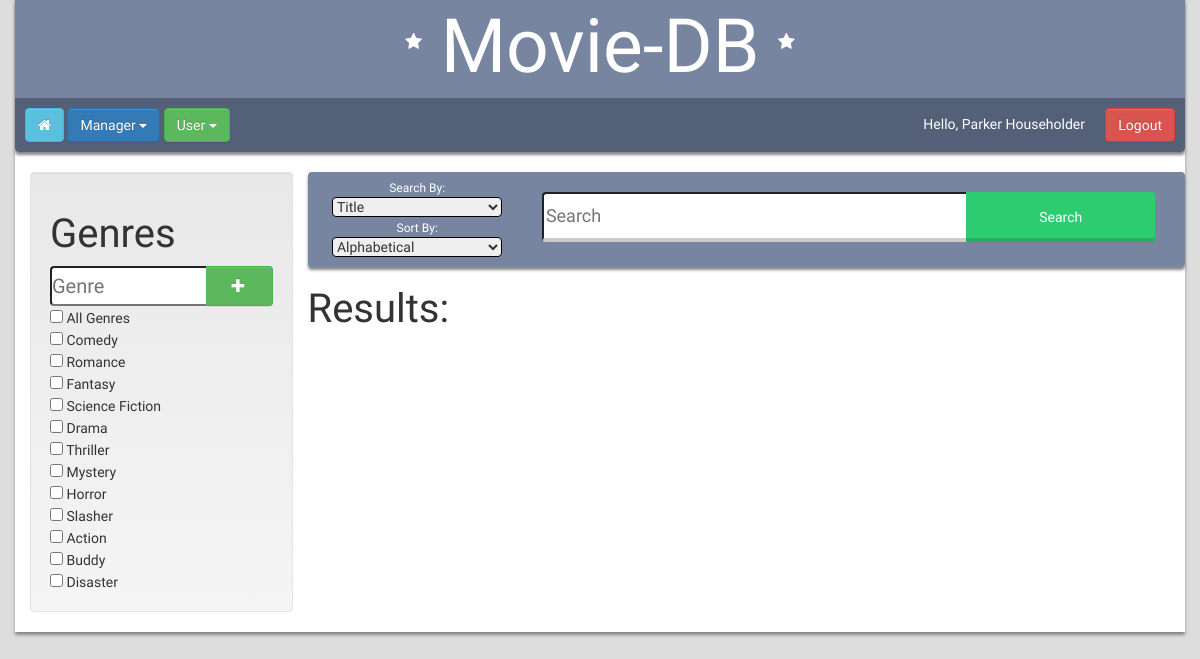
The app's page /pages/main_page.php (signed in) with its own data.
### tables this page shows
CREATE TABLE GENRE
(
  genre_id int NOT NULL AUTO_INCREMENT,
  genre varchar(64) NOT NULL,
  PRIMARY KEY (genre_id)
);

### functions/session.php (called while the page is built, shortened)
<?php
  if($_SESSION['logged_in'] != true){
    header("location: ../login.php");
  }
  else {
    $first_name = $_SESSION['first_name'];
    $last_name = $_SESSION['last_name'];
    $admin_tag = $_SESSION['admin_tag'];
  }
?>

### pages/main_page.php (the view, shortened to what this page needs)
<!DOCTYPE html>
<html>
  <head>
    <link rel="stylesheet" href="https://maxcdn.bootstrapcdn.com/bootstrap/3.3.7/css/bootstrap-theme.min.css">
    <link rel="stylesheet" href="https://maxcdn.bootstrapcdn.com/bootstrap/3.3.7/css/bootstrap.min.css">
    <link rel="stylesheet" href="../fonts/font-awesome/css/font-awesome.min.css">
    <link rel="stylesheet" href="../css/main.css" type="text/css">
    <link rel="stylesheet" href="../css/main_page.css" type="text/css">
    <?php
      include '../functions/session.php';
    ?>
  </head>
<body>
  <div id="main-page" class="container">
    <div class="row shadow">
      <div class="main-page-title">
        <h1>
          <i class="fa fa-star" aria-hidden="true"></i>
          Movie-DB
          <i class="fa fa-star" aria-hidden="true"></i>
        </h1>
      </div>
      <div id="tool-bar">
        <a href="home_page.php"><button class="btn btn-info"><i class="fa fa-home" aria-hidden="true"></i></button></a>
        <?php
          if($admin_tag == 1){
            echo
             '<div class="dropdown">
                <button class="btn btn-primary dropdown-toggle" type="button" data-toggle="dropdown">
                  Manager
                  <span class="caret"></span>
                </button>
                <ul class="dropdown-menu">
                  <li><a href="users_page.php">View Users</a></li>
                  <li><a href="crews_page.php">View Crews</a></li>
                  <li><a href="add_page.php">Add a Movie</a></li>
                </ul>
              </div>';
          }
        ?>
        <div class="dropdown">
          <button class="btn btn-success dropdown-toggle" type="button" data-toggle="dropdown">
            User
            <span class="caret"></span>
          </button>
        </div>
        <span class="greeting"><?php echo 'Hello, ' . $first_name . ' ' . $last_name; ?></span>
        <button type="button" class="btn btn-danger logout"><a href="../login.php">Logout</a></button>
      </div>
    </div>
    <div class= "row page-content">
      <div class = "col-sm-3">
        <div class="well">
          <h1> Genres </h1>
          <?php
            if($admin_tag){
              echo '<form method="post" action="../functions/add_genre.php">
              <div class="genre-form">
                <input class="add-genre-text" type="text" name="genre" placeholder="Genre" required>
                <button type="submit" class="add-genre btn btn-success"><span class="glyphicon glyphicon-plus"></span></button>
              </div>
              </form>';
            }
          ?>
          <form method="get" action="">
            <?php
              include '../functions/connection.php';
              $genre_input_query = $mysqli->query("SELECT * FROM GENRE");
              echo '<input type="checkbox" onClick="toggle(this);"> All Genres<br>';
              while($current_row = $genre_input_query->fetch_assoc()){
                $i_genre = $current_row['genre'];
                echo '<input type="checkbox" name="genre[]" value="' . $i_genre . '"> ' . $i_genre . '<br>';
              }
            ?>
          </div>
      </div>
        <div class="col-sm-9 search-window">
          <div class="row search-bar">
              <div class="col-xs-3 search-options">
                <span class="small-title">Search By:</span>
                <select name="option">
                  <option>Title</option>
                </select>
                <span class="small-title">Sort By:</span>
                <select name="sorting-option">
                  <option>Alphabetical</option>
                </select>
              </div>
              <div class="col-xs-9 form-input">
                <div class="text-and-button">
                  <input placeholder="Search" name="search" type="text">
                  <input type="submit" name="submit" value="Search" class="databased-btn search-btn">
                </div>
              </div>
          </div>
          <div class="row results-row">
            <h1> Results: </h1>
          </div>
        </div>
      </div>
    </div>
  </body>
</html>

### css/main.css (style rules this page uses)
html { height: 100%; width: 100%; }
body { height: 100%; width: 100%; background-color: #dddddd; font-family: 'Open Sans', sans-serif; }
.container { box-shadow: 0px 3px 3px #888888; background-color: white; }
form { margin: 0 0 0 0; }
.databased-btn { height: 60px; width: 100px; padding: 15px 15px; color: #fff; background-color: #2ECC71; border: none; border-radius: 4px; border-bottom: 4px solid #27AE60; cursor: pointer; margin-bottom: 20px; }
.main-page-title { text-align: center; background-color: #7885a1; border-radius: 4px 4px 0px 0px; }
.shadow { border-radius: 4px; margin-top: -5px; margin-bottom: 20px; box-shadow: 0px 3px 3px #888888; }
.main-page-title h1 { color: #fff; font-size: 75px; margin-bottom: 0px; margin-top: 0px; padding: 10px; font-family: 'Didact Gothic', sans-serif; }
.main-page-title i { vertical-align: middle; font-size: 18px; padding-bottom: 20px; }
#tool-bar { position: relative; z-index: 5; padding: 10px; border-radius: 0px 0px 4px 4px; background-color: #545f78; color: white; }
@media only screen and (min-width: 767px) { .greeting { margin-top: 6px; position: absolute; right: 100px; } }
@media only screen and (min-width: 767px) { .main-page-title h1 { font-size: 75px; } }
.logout { position: absolute; right: 10px; }
div.dropdown { display: inline; }
.main-page-title h1 { font-family: 'Didact Gothic', sans-serif; }
.container { font-family: 'Didact Gothic', sans-serif; }
button a { color: white; }

### css/main_page.css (style rules this page uses)
.page-content h1 { text-align: left; font-size: 40px; }
.search-bar { border-radius: 4px; background-color: #7885a1; box-shadow: 0px 3px 3px #888888; }
.search-window input[type="text"] { display: inline-block; width: 68%; font-size: 18px; border-radius: 4px 0px 0px 4px; height: 50px; border-bottom: 4px solid #ccc; }
h5, select { display: inline; }
.text-and-button { width: 100%; height: 50px; margin-top: 20px; margin-bottom: 20px; }
.search-btn { height: 100%; width: 30%; margin-left: -6px; margin-bottom: 0px; display: inline-block; padding: 15px 15px; color: #fff; background-color: #2ECC71; border-radius: 0px 4px 4px 0px; border-bottom: 4px solid #27AE60; cursor: pointer; }
.search-options { margin-top: 5px; margin-bottom: 10px; text-align: center; }
.search-options select { width: 90%; margin: auto; border-color: black; border-radius: 4px; }
.search-options span { color: white; margin: 0 auto; font-size: 12px; }
.add-genre-text { border-top-left-radius: 4px; border-bottom-left-radius: 4px; border-right: none; width: 70%; font-size: 20px; }
.genre-form button { width: 30%; border-left: none; border-top-left-radius: 0px; border-bottom-left-radius: 0px; height: 30px; }
.genre-form { height: 40px; }
.add-genre-text, .genre-form button { display: inline-block; float: left; padding: 0; margin: 0; height: 100%; }

### records on screen
genre: genre "Comedy"
genre: genre "Romance"
genre: genre "Fantasy"
genre: genre "Science Fiction"
genre: genre "Drama"
genre: genre "Thriller"
genre: genre "Mystery"
genre: genre "Horror"
genre: genre "Slasher"
genre: genre "Action"
genre: genre "Buddy"
genre: genre "Disaster"

### other values on screen
$first_name "Parker"
$last_name "Householder"
